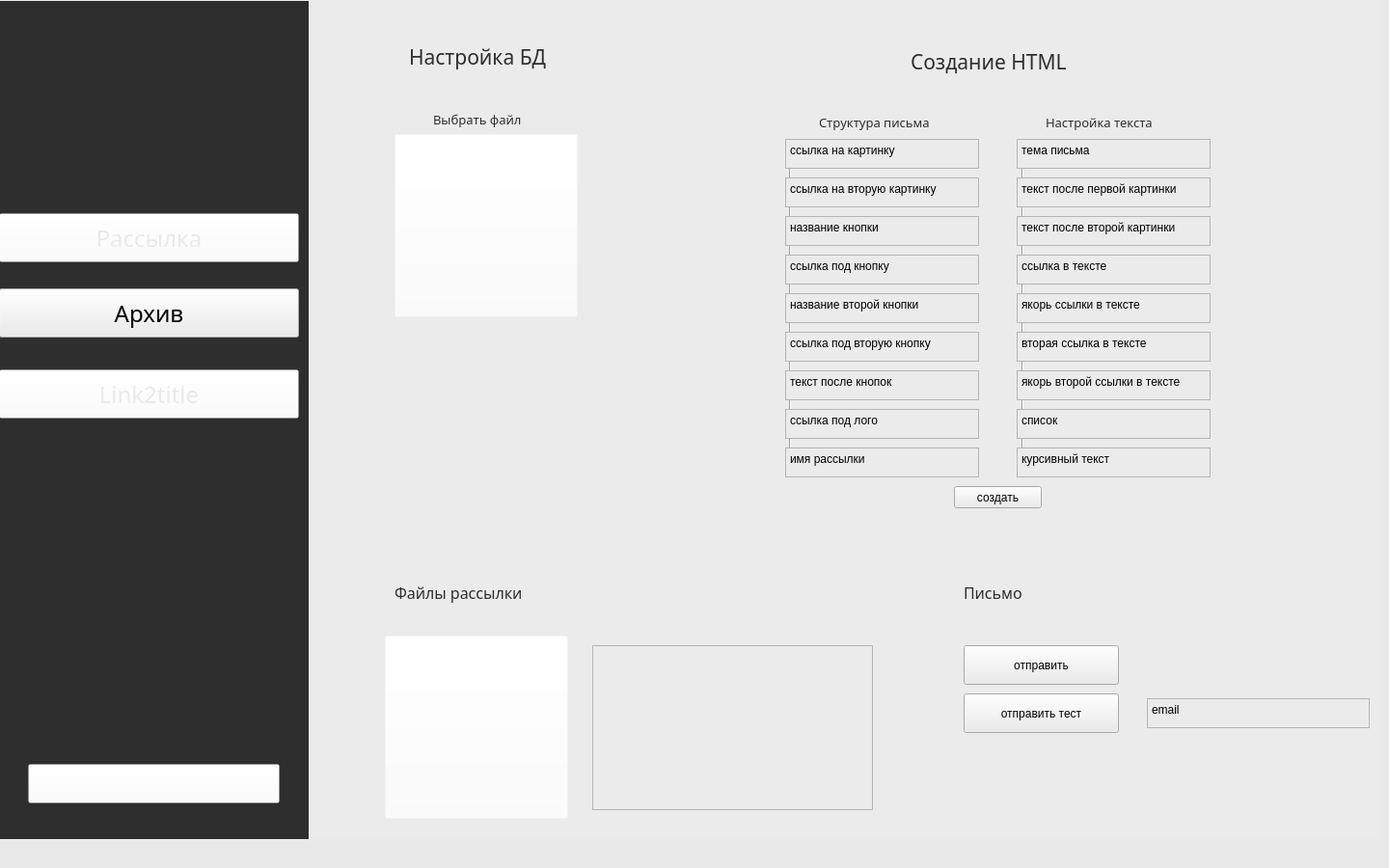
<?xml version="1.0" encoding="UTF-8"?>
<ui version="4.0">
 <class>MainWindow</class>
 <widget class="QMainWindow" name="MainWindow">
  <property name="geometry">
   <rect>
    <x>0</x>
    <y>0</y>
    <width>1440</width>
    <height>900</height>
   </rect>
  </property>
  <property name="sizePolicy">
   <sizepolicy hsizetype="Fixed" vsizetype="Fixed">
    <horstretch>0</horstretch>
    <verstretch>0</verstretch>
   </sizepolicy>
  </property>
  <property name="maximumSize">
   <size>
    <width>2000</width>
    <height>1500</height>
   </size>
  </property>
  <property name="font">
   <font>
    <family>Montserrat Medium</family>
   </font>
  </property>
  <property name="windowTitle">
   <string>1xHelper</string>
  </property>
  <property name="autoFillBackground">
   <bool>false</bool>
  </property>
  <property name="styleSheet">
   <string notr="true">background-color: rgb(233, 233, 233)</string>
  </property>
  <widget class="QWidget" name="centralwidget">
   <property name="autoFillBackground">
    <bool>false</bool>
   </property>
   <property name="styleSheet">
    <string notr="true"/>
   </property>
   <widget class="QStackedWidget" name="stackedWidget">
    <property name="geometry">
     <rect>
      <x>-1</x>
      <y>-1</y>
      <width>1431</width>
      <height>871</height>
     </rect>
    </property>
    <property name="styleSheet">
     <string notr="true"> background-color: rgb(235, 235, 235)</string>
    </property>
    <property name="currentIndex">
     <number>0</number>
    </property>
    <widget class="QWidget" name="page_1">
     <widget class="QLabel" name="label_5_bdset">
      <property name="geometry">
       <rect>
        <x>425</x>
        <y>35</y>
        <width>181</width>
        <height>50</height>
       </rect>
      </property>
      <property name="font">
       <font>
        <family>Montserrat SemiBold</family>
        <pointsize>16</pointsize>
       </font>
      </property>
      <property name="styleSheet">
       <string notr="true">color: rgb(46, 46, 46)</string>
      </property>
      <property name="text">
       <string>Настройка БД</string>
      </property>
      <property name="alignment">
       <set>Qt::AlignLeading|Qt::AlignLeft|Qt::AlignVCenter</set>
      </property>
     </widget>
     <widget class="QLabel" name="label_14">
      <property name="geometry">
       <rect>
        <x>450</x>
        <y>100</y>
        <width>141</width>
        <height>50</height>
       </rect>
      </property>
      <property name="font">
       <font>
        <family>Montserrat SemiBold</family>
        <pointsize>10</pointsize>
       </font>
      </property>
      <property name="styleSheet">
       <string notr="true">color: rgb(46, 46, 46)</string>
      </property>
      <property name="text">
       <string>Выбрать файл</string>
      </property>
      <property name="alignment">
       <set>Qt::AlignLeading|Qt::AlignLeft|Qt::AlignVCenter</set>
      </property>
     </widget>
     <widget class="QLabel" name="label_17">
      <property name="geometry">
       <rect>
        <x>945</x>
        <y>40</y>
        <width>181</width>
        <height>50</height>
       </rect>
      </property>
      <property name="font">
       <font>
        <family>Montserrat SemiBold</family>
        <pointsize>16</pointsize>
       </font>
      </property>
      <property name="styleSheet">
       <string notr="true">color: rgb(46, 46, 46)</string>
      </property>
      <property name="text">
       <string>Создание HTML</string>
      </property>
      <property name="alignment">
       <set>Qt::AlignLeading|Qt::AlignLeft|Qt::AlignVCenter</set>
      </property>
     </widget>
     <widget class="QLabel" name="label_7_letter">
      <property name="geometry">
       <rect>
        <x>1000</x>
        <y>590</y>
        <width>161</width>
        <height>50</height>
       </rect>
      </property>
      <property name="font">
       <font>
        <family>Montserrat SemiBold</family>
        <pointsize>12</pointsize>
       </font>
      </property>
      <property name="styleSheet">
       <string notr="true">color: rgb(46, 46, 46)</string>
      </property>
      <property name="text">
       <string>Письмо</string>
      </property>
      <property name="alignment">
       <set>Qt::AlignLeading|Qt::AlignLeft|Qt::AlignVCenter</set>
      </property>
     </widget>
     <widget class="QLabel" name="label_cross_2">
      <property name="geometry">
       <rect>
        <x>410</x>
        <y>140</y>
        <width>190</width>
        <height>190</height>
       </rect>
      </property>
      <property name="styleSheet">
       <string notr="true">background-color: rgba(255, 255, 255, 0)</string>
      </property>
      <property name="text">
       <string/>
      </property>
      <property name="pixmap">
       <pixmap resource="../1xmailer/venv/Scripts/mailer_resources.qrc">:/logos/cross.png</pixmap>
      </property>
      <property name="alignment">
       <set>Qt::AlignCenter</set>
      </property>
     </widget>
     <widget class="QPushButton" name="pushButton_send">
      <property name="geometry">
       <rect>
        <x>1000</x>
        <y>670</y>
        <width>161</width>
        <height>41</height>
       </rect>
      </property>
      <property name="contextMenuPolicy">
       <enum>Qt::NoContextMenu</enum>
      </property>
      <property name="text">
       <string>отправить</string>
      </property>
     </widget>
     <widget class="QPushButton" name="pushButton_new_bd">
      <property name="geometry">
       <rect>
        <x>410</x>
        <y>140</y>
        <width>190</width>
        <height>190</height>
       </rect>
      </property>
      <property name="styleSheet">
       <string notr="true">color: rgb(233, 233, 233);
background-color: rgba(255, 255, 255, 0);</string>
      </property>
      <property name="text">
       <string/>
      </property>
     </widget>
     <widget class="QLabel" name="label_8">
      <property name="geometry">
       <rect>
        <x>410</x>
        <y>140</y>
        <width>190</width>
        <height>190</height>
       </rect>
      </property>
      <property name="text">
       <string/>
      </property>
      <property name="pixmap">
       <pixmap resource="../1xmailer/venv/Scripts/mailer_resources.qrc">:/logos/rectangle.png</pixmap>
      </property>
     </widget>
     <widget class="QLabel" name="label_15_openhtml">
      <property name="geometry">
       <rect>
        <x>850</x>
        <y>103</y>
        <width>131</width>
        <height>50</height>
       </rect>
      </property>
      <property name="font">
       <font>
        <family>Montserrat SemiBold</family>
        <pointsize>10</pointsize>
       </font>
      </property>
      <property name="styleSheet">
       <string notr="true">color: rgb(46, 46, 46)</string>
      </property>
      <property name="text">
       <string>Структура письма</string>
      </property>
      <property name="alignment">
       <set>Qt::AlignLeading|Qt::AlignLeft|Qt::AlignVCenter</set>
      </property>
     </widget>
     <widget class="QLabel" name="label_18">
      <property name="geometry">
       <rect>
        <x>410</x>
        <y>590</y>
        <width>181</width>
        <height>50</height>
       </rect>
      </property>
      <property name="font">
       <font>
        <family>Montserrat SemiBold</family>
        <pointsize>12</pointsize>
       </font>
      </property>
      <property name="styleSheet">
       <string notr="true">color: rgb(46, 46, 46)</string>
      </property>
      <property name="text">
       <string>Файлы рассылки</string>
      </property>
      <property name="alignment">
       <set>Qt::AlignLeading|Qt::AlignLeft|Qt::AlignVCenter</set>
      </property>
     </widget>
     <widget class="QPushButton" name="pushButton_main_2">
      <property name="geometry">
       <rect>
        <x>0</x>
        <y>222</y>
        <width>311</width>
        <height>51</height>
       </rect>
      </property>
      <property name="font">
       <font>
        <family>Montserrat Medium</family>
        <pointsize>18</pointsize>
       </font>
      </property>
      <property name="contextMenuPolicy">
       <enum>Qt::NoContextMenu</enum>
      </property>
      <property name="styleSheet">
       <string notr="true">color: rgb(233, 233, 233);
background-color: rgba(255, 255, 255, 0);</string>
      </property>
      <property name="text">
       <string>Рассылка</string>
      </property>
     </widget>
     <widget class="QLabel" name="label_23">
      <property name="geometry">
       <rect>
        <x>30</x>
        <y>310</y>
        <width>36</width>
        <height>36</height>
       </rect>
      </property>
      <property name="styleSheet">
       <string notr="true">background-color: rgba(255, 255, 255, 0)</string>
      </property>
      <property name="text">
       <string/>
      </property>
      <property name="pixmap">
       <pixmap resource="../1xmailer/venv/Scripts/mailer_resources.qrc">:/logos/summarize.png</pixmap>
      </property>
     </widget>
     <widget class="QLabel" name="label_24_home">
      <property name="geometry">
       <rect>
        <x>30</x>
        <y>228</y>
        <width>33</width>
        <height>36</height>
       </rect>
      </property>
      <property name="styleSheet">
       <string notr="true">background-color: rgba(255, 255, 255, 0)</string>
      </property>
      <property name="text">
       <string/>
      </property>
      <property name="pixmap">
       <pixmap resource="../1xmailer/venv/Scripts/mailer_resources.qrc">:/logos/home.png</pixmap>
      </property>
      <property name="alignment">
       <set>Qt::AlignCenter</set>
      </property>
     </widget>
     <widget class="QLabel" name="label_2">
      <property name="geometry">
       <rect>
        <x>50</x>
        <y>8</y>
        <width>201</width>
        <height>131</height>
       </rect>
      </property>
      <property name="styleSheet">
       <string notr="true">background-color: rgba(255, 255, 255, 0)</string>
      </property>
      <property name="text">
       <string/>
      </property>
      <property name="pixmap">
       <pixmap resource="../1xmailer/venv/Scripts/mailer_resources.qrc">:/logos/logo.png</pixmap>
      </property>
     </widget>
     <widget class="QPushButton" name="pushButton_archive_2">
      <property name="geometry">
       <rect>
        <x>0</x>
        <y>300</y>
        <width>311</width>
        <height>51</height>
       </rect>
      </property>
      <property name="font">
       <font>
        <family>Montserrat Medium</family>
        <pointsize>18</pointsize>
       </font>
      </property>
      <property name="contextMenuPolicy">
       <enum>Qt::NoContextMenu</enum>
      </property>
      <property name="styleSheet">
       <string notr="true">color: rgb(233, 233, 233);
background-color: rgba(255, 255, 255, 0);

QPushButton::clicked
{
background-color : red;
}</string>
      </property>
      <property name="text">
       <string>Архив</string>
      </property>
     </widget>
     <widget class="QLabel" name="label_25">
      <property name="geometry">
       <rect>
        <x>30</x>
        <y>400</y>
        <width>47</width>
        <height>21</height>
       </rect>
      </property>
      <property name="styleSheet">
       <string notr="true">background-color: rgba(255, 255, 255, 0)</string>
      </property>
      <property name="text">
       <string/>
      </property>
      <property name="pixmap">
       <pixmap resource="../1xmailer/venv/Scripts/mailer_resources.qrc">:/logos/link.png</pixmap>
      </property>
     </widget>
     <widget class="QPushButton" name="pushButton_linktotitle">
      <property name="geometry">
       <rect>
        <x>0</x>
        <y>384</y>
        <width>311</width>
        <height>51</height>
       </rect>
      </property>
      <property name="font">
       <font>
        <family>Montserrat Medium</family>
        <pointsize>18</pointsize>
       </font>
      </property>
      <property name="contextMenuPolicy">
       <enum>Qt::NoContextMenu</enum>
      </property>
      <property name="styleSheet">
       <string notr="true">color: rgb(233, 233, 233);
background-color: rgba(255, 255, 255, 0);</string>
      </property>
      <property name="text">
       <string>Link2title</string>
      </property>
     </widget>
     <widget class="QLabel" name="label_26">
      <property name="geometry">
       <rect>
        <x>0</x>
        <y>188</y>
        <width>321</width>
        <height>91</height>
       </rect>
      </property>
      <property name="styleSheet">
       <string notr="true">background-color: rgba(255, 255, 255, 0)</string>
      </property>
      <property name="text">
       <string/>
      </property>
      <property name="pixmap">
       <pixmap resource="../1xmailer/venv/Scripts/mailer_resources.qrc">:/logos/activeb.png</pixmap>
      </property>
     </widget>
     <widget class="QLabel" name="label_28_back">
      <property name="geometry">
       <rect>
        <x>0</x>
        <y>2</y>
        <width>321</width>
        <height>881</height>
       </rect>
      </property>
      <property name="styleSheet">
       <string notr="true">background-color: rgb(46, 46, 46);
border: none
</string>
      </property>
      <property name="text">
       <string/>
      </property>
     </widget>
     <widget class="QPlainTextEdit" name="plainTextEdit_pics">
      <property name="geometry">
       <rect>
        <x>815</x>
        <y>145</y>
        <width>201</width>
        <height>31</height>
       </rect>
      </property>
      <property name="plainText">
       <string>ссылка на картинку</string>
      </property>
     </widget>
     <widget class="QPlainTextEdit" name="plainTextEdit_button_link">
      <property name="geometry">
       <rect>
        <x>815</x>
        <y>265</y>
        <width>201</width>
        <height>31</height>
       </rect>
      </property>
      <property name="plainText">
       <string>ссылка под кнопку</string>
      </property>
     </widget>
     <widget class="QPlainTextEdit" name="plainTextEdit_logolink">
      <property name="geometry">
       <rect>
        <x>815</x>
        <y>425</y>
        <width>201</width>
        <height>31</height>
       </rect>
      </property>
      <property name="plainText">
       <string>ссылка под лого</string>
      </property>
     </widget>
     <widget class="QPlainTextEdit" name="plainTextEdit_textafter">
      <property name="geometry">
       <rect>
        <x>815</x>
        <y>385</y>
        <width>201</width>
        <height>31</height>
       </rect>
      </property>
      <property name="plainText">
       <string>текст после кнопок</string>
      </property>
     </widget>
     <widget class="QPushButton" name="pushButton_edithtml">
      <property name="geometry">
       <rect>
        <x>990</x>
        <y>505</y>
        <width>91</width>
        <height>23</height>
       </rect>
      </property>
      <property name="text">
       <string>создать</string>
      </property>
     </widget>
     <widget class="QPlainTextEdit" name="plainTextEdit_text">
      <property name="geometry">
       <rect>
        <x>1055</x>
        <y>185</y>
        <width>201</width>
        <height>31</height>
       </rect>
      </property>
      <property name="plainText">
       <string>текст после первой картинки</string>
      </property>
     </widget>
     <widget class="QPlainTextEdit" name="plainTextEdit_theme">
      <property name="geometry">
       <rect>
        <x>1055</x>
        <y>145</y>
        <width>201</width>
        <height>31</height>
       </rect>
      </property>
      <property name="plainText">
       <string>тема письма</string>
      </property>
     </widget>
     <widget class="QPlainTextEdit" name="plainTextEdit_button_name">
      <property name="geometry">
       <rect>
        <x>815</x>
        <y>225</y>
        <width>201</width>
        <height>31</height>
       </rect>
      </property>
      <property name="plainText">
       <string>название кнопки</string>
      </property>
     </widget>
     <widget class="QListWidget" name="listWidget">
      <property name="geometry">
       <rect>
        <x>615</x>
        <y>670</y>
        <width>291</width>
        <height>171</height>
       </rect>
      </property>
     </widget>
     <widget class="QPushButton" name="pushButton_add_to_mail">
      <property name="geometry">
       <rect>
        <x>400</x>
        <y>660</y>
        <width>190</width>
        <height>190</height>
       </rect>
      </property>
      <property name="styleSheet">
       <string notr="true">color: rgb(233, 233, 233);
background-color: rgba(255, 255, 255, 0);</string>
      </property>
      <property name="text">
       <string/>
      </property>
     </widget>
     <widget class="QLabel" name="label_9">
      <property name="geometry">
       <rect>
        <x>400</x>
        <y>660</y>
        <width>190</width>
        <height>190</height>
       </rect>
      </property>
      <property name="text">
       <string/>
      </property>
      <property name="pixmap">
       <pixmap resource="../1xmailer/venv/Scripts/mailer_resources.qrc">:/logos/rectangle.png</pixmap>
      </property>
     </widget>
     <widget class="QLabel" name="label_cross_3">
      <property name="geometry">
       <rect>
        <x>400</x>
        <y>660</y>
        <width>190</width>
        <height>190</height>
       </rect>
      </property>
      <property name="styleSheet">
       <string notr="true">background-color: rgba(255, 255, 255, 0)</string>
      </property>
      <property name="text">
       <string/>
      </property>
      <property name="pixmap">
       <pixmap resource="../1xmailer/venv/Scripts/mailer_resources.qrc">:/logos/cross.png</pixmap>
      </property>
      <property name="alignment">
       <set>Qt::AlignCenter</set>
      </property>
     </widget>
     <widget class="QPlainTextEdit" name="plainTextEdit_mail_name">
      <property name="geometry">
       <rect>
        <x>815</x>
        <y>465</y>
        <width>201</width>
        <height>31</height>
       </rect>
      </property>
      <property name="plainText">
       <string>имя рассылки</string>
      </property>
     </widget>
     <widget class="QPlainTextEdit" name="plainTextEdit_intext_link">
      <property name="geometry">
       <rect>
        <x>1055</x>
        <y>265</y>
        <width>201</width>
        <height>31</height>
       </rect>
      </property>
      <property name="plainText">
       <string>ссылка в тексте</string>
      </property>
     </widget>
     <widget class="QPlainTextEdit" name="plainTextEdit_intext_link_name">
      <property name="geometry">
       <rect>
        <x>1055</x>
        <y>305</y>
        <width>201</width>
        <height>31</height>
       </rect>
      </property>
      <property name="plainText">
       <string>якорь ссылки в тексте</string>
      </property>
     </widget>
     <widget class="QPushButton" name="pushButton_send_test">
      <property name="geometry">
       <rect>
        <x>1000</x>
        <y>720</y>
        <width>161</width>
        <height>41</height>
       </rect>
      </property>
      <property name="contextMenuPolicy">
       <enum>Qt::NoContextMenu</enum>
      </property>
      <property name="text">
       <string>отправить тест</string>
      </property>
     </widget>
     <widget class="QPlainTextEdit" name="plainTextEdit_test_mail">
      <property name="geometry">
       <rect>
        <x>1190</x>
        <y>725</y>
        <width>231</width>
        <height>31</height>
       </rect>
      </property>
      <property name="plainText">
       <string>email</string>
      </property>
     </widget>
     <widget class="QPlainTextEdit" name="plainTextEdit_pics_2">
      <property name="geometry">
       <rect>
        <x>815</x>
        <y>185</y>
        <width>201</width>
        <height>31</height>
       </rect>
      </property>
      <property name="plainText">
       <string>ссылка на вторую картинку</string>
      </property>
     </widget>
     <widget class="QLabel" name="label_15_openhtml_3">
      <property name="geometry">
       <rect>
        <x>1085</x>
        <y>103</y>
        <width>141</width>
        <height>50</height>
       </rect>
      </property>
      <property name="font">
       <font>
        <family>Montserrat SemiBold</family>
        <pointsize>10</pointsize>
       </font>
      </property>
      <property name="styleSheet">
       <string notr="true">color: rgb(46, 46, 46)</string>
      </property>
      <property name="text">
       <string>Настройка текста</string>
      </property>
      <property name="alignment">
       <set>Qt::AlignLeading|Qt::AlignLeft|Qt::AlignVCenter</set>
      </property>
     </widget>
     <widget class="QPlainTextEdit" name="plainTextEdit_intext_link_2">
      <property name="geometry">
       <rect>
        <x>1055</x>
        <y>345</y>
        <width>201</width>
        <height>31</height>
       </rect>
      </property>
      <property name="plainText">
       <string>вторая ссылка в тексте</string>
      </property>
     </widget>
     <widget class="QPlainTextEdit" name="plainTextEdit_intext_link_name_2">
      <property name="geometry">
       <rect>
        <x>1055</x>
        <y>385</y>
        <width>201</width>
        <height>31</height>
       </rect>
      </property>
      <property name="plainText">
       <string>якорь второй ссылки в тексте</string>
      </property>
     </widget>
     <widget class="QPlainTextEdit" name="plainTextEdit_list">
      <property name="geometry">
       <rect>
        <x>1055</x>
        <y>425</y>
        <width>201</width>
        <height>31</height>
       </rect>
      </property>
      <property name="plainText">
       <string>список</string>
      </property>
     </widget>
     <widget class="QPlainTextEdit" name="plainTextEdit_italic">
      <property name="geometry">
       <rect>
        <x>1055</x>
        <y>465</y>
        <width>201</width>
        <height>31</height>
       </rect>
      </property>
      <property name="plainText">
       <string>курсивный текст</string>
      </property>
     </widget>
     <widget class="QPlainTextEdit" name="plainTextEdit_button_link_2">
      <property name="geometry">
       <rect>
        <x>815</x>
        <y>345</y>
        <width>201</width>
        <height>31</height>
       </rect>
      </property>
      <property name="plainText">
       <string>ссылка под вторую кнопку</string>
      </property>
     </widget>
     <widget class="QPlainTextEdit" name="plainTextEdit_button_name_2">
      <property name="geometry">
       <rect>
        <x>815</x>
        <y>305</y>
        <width>201</width>
        <height>31</height>
       </rect>
      </property>
      <property name="plainText">
       <string>название второй кнопки</string>
      </property>
     </widget>
     <widget class="QPlainTextEdit" name="plainTextEdit_text_2">
      <property name="geometry">
       <rect>
        <x>1055</x>
        <y>225</y>
        <width>201</width>
        <height>31</height>
       </rect>
      </property>
      <property name="plainText">
       <string>текст после второй картинки</string>
      </property>
     </widget>
     <widget class="QLabel" name="label">
      <property name="geometry">
       <rect>
        <x>30</x>
        <y>793</y>
        <width>41</width>
        <height>41</height>
       </rect>
      </property>
      <property name="styleSheet">
       <string notr="true">background-color: rgba(255, 255, 255, 0)</string>
      </property>
      <property name="text">
       <string/>
      </property>
      <property name="pixmap">
       <pixmap resource="../1xmailer/venv/Scripts/mailer_resources.qrc">:/logos/btc_push.png</pixmap>
      </property>
     </widget>
     <widget class="QPushButton" name="pushButton_BTC">
      <property name="geometry">
       <rect>
        <x>30</x>
        <y>793</y>
        <width>261</width>
        <height>41</height>
       </rect>
      </property>
      <property name="styleSheet">
       <string notr="true">background-color: rgba(255, 255, 255, 0)</string>
      </property>
      <property name="text">
       <string/>
      </property>
     </widget>
     <widget class="QPlainTextEdit" name="plainTextEdit_BTC">
      <property name="geometry">
       <rect>
        <x>100</x>
        <y>790</y>
        <width>151</width>
        <height>41</height>
       </rect>
      </property>
      <property name="font">
       <font>
        <family>Montserrat Medium</family>
        <pointsize>12</pointsize>
       </font>
      </property>
      <property name="styleSheet">
       <string notr="true">background-color: rgba(255, 255, 255, 0);
color:  rgb(233, 233, 233);
border: none;
margin-top: 5px</string>
      </property>
      <property name="plainText">
       <string>update</string>
      </property>
     </widget>
     <widget class="Line" name="line">
      <property name="geometry">
       <rect>
        <x>810</x>
        <y>150</y>
        <width>20</width>
        <height>341</height>
       </rect>
      </property>
      <property name="orientation">
       <enum>Qt::Vertical</enum>
      </property>
     </widget>
     <widget class="Line" name="line_2">
      <property name="geometry">
       <rect>
        <x>1051</x>
        <y>150</y>
        <width>20</width>
        <height>341</height>
       </rect>
      </property>
      <property name="orientation">
       <enum>Qt::Vertical</enum>
      </property>
     </widget>
     <zorder>line_2</zorder>
     <zorder>line</zorder>
     <zorder>label_9</zorder>
     <zorder>label_15_openhtml</zorder>
     <zorder>label_28_back</zorder>
     <zorder>label_26</zorder>
     <zorder>label_5_bdset</zorder>
     <zorder>label_14</zorder>
     <zorder>label_17</zorder>
     <zorder>label_7_letter</zorder>
     <zorder>pushButton_send</zorder>
     <zorder>label_8</zorder>
     <zorder>label_cross_2</zorder>
     <zorder>label_18</zorder>
     <zorder>pushButton_main_2</zorder>
     <zorder>label_23</zorder>
     <zorder>label_24_home</zorder>
     <zorder>label_2</zorder>
     <zorder>pushButton_archive_2</zorder>
     <zorder>label_25</zorder>
     <zorder>pushButton_linktotitle</zorder>
     <zorder>pushButton_new_bd</zorder>
     <zorder>plainTextEdit_pics</zorder>
     <zorder>plainTextEdit_button_link</zorder>
     <zorder>plainTextEdit_logolink</zorder>
     <zorder>plainTextEdit_textafter</zorder>
     <zorder>pushButton_edithtml</zorder>
     <zorder>plainTextEdit_text</zorder>
     <zorder>plainTextEdit_button_name</zorder>
     <zorder>listWidget</zorder>
     <zorder>label_cross_3</zorder>
     <zorder>pushButton_add_to_mail</zorder>
     <zorder>plainTextEdit_mail_name</zorder>
     <zorder>plainTextEdit_intext_link_name</zorder>
     <zorder>pushButton_send_test</zorder>
     <zorder>plainTextEdit_test_mail</zorder>
     <zorder>plainTextEdit_intext_link</zorder>
     <zorder>plainTextEdit_pics_2</zorder>
     <zorder>label_15_openhtml_3</zorder>
     <zorder>plainTextEdit_theme</zorder>
     <zorder>plainTextEdit_intext_link_2</zorder>
     <zorder>plainTextEdit_intext_link_name_2</zorder>
     <zorder>plainTextEdit_list</zorder>
     <zorder>plainTextEdit_italic</zorder>
     <zorder>plainTextEdit_button_link_2</zorder>
     <zorder>plainTextEdit_button_name_2</zorder>
     <zorder>plainTextEdit_text_2</zorder>
     <zorder>label</zorder>
     <zorder>plainTextEdit_BTC</zorder>
     <zorder>pushButton_BTC</zorder>
    </widget>
    <widget class="QWidget" name="page_2">
     <widget class="QTextEdit" name="textEdit_2">
      <property name="geometry">
       <rect>
        <x>310</x>
        <y>250</y>
        <width>104</width>
        <height>71</height>
       </rect>
      </property>
      <property name="html">
       <string>&lt;!DOCTYPE HTML PUBLIC &quot;-//W3C//DTD HTML 4.0//EN&quot; &quot;http://www.w3.org/TR/REC-html40/strict.dtd&quot;&gt;
&lt;html&gt;&lt;head&gt;&lt;meta name=&quot;qrichtext&quot; content=&quot;1&quot; /&gt;&lt;style type=&quot;text/css&quot;&gt;
p, li { white-space: pre-wrap; }
&lt;/style&gt;&lt;/head&gt;&lt;body style=&quot; font-family:'MS Shell Dlg 2'; font-size:8.25pt; font-weight:400; font-style:normal;&quot;&gt;
&lt;p style=&quot; margin-top:0px; margin-bottom:0px; margin-left:0px; margin-right:0px; -qt-block-indent:0; text-indent:0px;&quot;&gt;page 2&lt;/p&gt;&lt;/body&gt;&lt;/html&gt;</string>
      </property>
     </widget>
    </widget>
    <widget class="QWidget" name="page_3">
     <widget class="QLabel" name="label_19">
      <property name="geometry">
       <rect>
        <x>410</x>
        <y>35</y>
        <width>681</width>
        <height>50</height>
       </rect>
      </property>
      <property name="font">
       <font>
        <family>Montserrat SemiBold</family>
        <pointsize>20</pointsize>
       </font>
      </property>
      <property name="styleSheet">
       <string notr="true">color: rgb(46, 46, 46)</string>
      </property>
      <property name="text">
       <string>Конвертировать ссылку в заголовок + рефку</string>
      </property>
      <property name="alignment">
       <set>Qt::AlignLeading|Qt::AlignLeft|Qt::AlignVCenter</set>
      </property>
     </widget>
     <widget class="QPlainTextEdit" name="plainTextEdit_in">
      <property name="geometry">
       <rect>
        <x>410</x>
        <y>155</y>
        <width>531</width>
        <height>71</height>
       </rect>
      </property>
     </widget>
     <widget class="QLabel" name="label_20">
      <property name="geometry">
       <rect>
        <x>410</x>
        <y>115</y>
        <width>161</width>
        <height>31</height>
       </rect>
      </property>
      <property name="font">
       <font>
        <family>Montserrat SemiBold</family>
        <pointsize>12</pointsize>
       </font>
      </property>
      <property name="styleSheet">
       <string notr="true">color: rgb(46, 46, 46)</string>
      </property>
      <property name="text">
       <string>Вставить ссылку</string>
      </property>
      <property name="alignment">
       <set>Qt::AlignLeading|Qt::AlignLeft|Qt::AlignVCenter</set>
      </property>
     </widget>
     <widget class="QLabel" name="label_21">
      <property name="geometry">
       <rect>
        <x>410</x>
        <y>255</y>
        <width>161</width>
        <height>31</height>
       </rect>
      </property>
      <property name="font">
       <font>
        <family>Montserrat SemiBold</family>
        <pointsize>12</pointsize>
       </font>
      </property>
      <property name="styleSheet">
       <string notr="true">color: rgb(46, 46, 46)</string>
      </property>
      <property name="text">
       <string>Заголовок</string>
      </property>
      <property name="alignment">
       <set>Qt::AlignLeading|Qt::AlignLeft|Qt::AlignVCenter</set>
      </property>
     </widget>
     <widget class="QLabel" name="label_22">
      <property name="geometry">
       <rect>
        <x>410</x>
        <y>395</y>
        <width>161</width>
        <height>31</height>
       </rect>
      </property>
      <property name="font">
       <font>
        <family>Montserrat SemiBold</family>
        <pointsize>12</pointsize>
       </font>
      </property>
      <property name="styleSheet">
       <string notr="true">color: rgb(46, 46, 46)</string>
      </property>
      <property name="text">
       <string>Рефка</string>
      </property>
      <property name="alignment">
       <set>Qt::AlignLeading|Qt::AlignLeft|Qt::AlignVCenter</set>
      </property>
     </widget>
     <widget class="QPushButton" name="pushButton_copytitle">
      <property name="geometry">
       <rect>
        <x>866</x>
        <y>375</y>
        <width>75</width>
        <height>23</height>
       </rect>
      </property>
      <property name="text">
       <string>Копировать</string>
      </property>
     </widget>
     <widget class="QPushButton" name="pushButton_copylink">
      <property name="geometry">
       <rect>
        <x>866</x>
        <y>515</y>
        <width>75</width>
        <height>23</height>
       </rect>
      </property>
      <property name="text">
       <string>Копировать</string>
      </property>
     </widget>
     <widget class="QLabel" name="label_28_back_3">
      <property name="geometry">
       <rect>
        <x>0</x>
        <y>2</y>
        <width>321</width>
        <height>881</height>
       </rect>
      </property>
      <property name="styleSheet">
       <string notr="true">background-color: rgb(46, 46, 46);
border: none
</string>
      </property>
      <property name="text">
       <string/>
      </property>
     </widget>
     <widget class="QLabel" name="label_24_home_3">
      <property name="geometry">
       <rect>
        <x>30</x>
        <y>228</y>
        <width>33</width>
        <height>36</height>
       </rect>
      </property>
      <property name="styleSheet">
       <string notr="true">background-color: rgba(255, 255, 255, 0)</string>
      </property>
      <property name="text">
       <string/>
      </property>
      <property name="pixmap">
       <pixmap resource="../1xmailer/venv/Scripts/mailer_resources.qrc">:/logos/home.png</pixmap>
      </property>
      <property name="alignment">
       <set>Qt::AlignCenter</set>
      </property>
     </widget>
     <widget class="QLabel" name="label_4">
      <property name="geometry">
       <rect>
        <x>50</x>
        <y>8</y>
        <width>201</width>
        <height>131</height>
       </rect>
      </property>
      <property name="styleSheet">
       <string notr="true">background-color: rgba(255, 255, 255, 0)</string>
      </property>
      <property name="text">
       <string/>
      </property>
      <property name="pixmap">
       <pixmap resource="../1xmailer/venv/Scripts/mailer_resources.qrc">:/logos/logo.png</pixmap>
      </property>
     </widget>
     <widget class="QLabel" name="label_33">
      <property name="geometry">
       <rect>
        <x>30</x>
        <y>400</y>
        <width>47</width>
        <height>21</height>
       </rect>
      </property>
      <property name="styleSheet">
       <string notr="true">background-color: rgba(255, 255, 255, 0)</string>
      </property>
      <property name="text">
       <string/>
      </property>
      <property name="pixmap">
       <pixmap resource="../1xmailer/venv/Scripts/mailer_resources.qrc">:/logos/link.png</pixmap>
      </property>
     </widget>
     <widget class="QLabel" name="label_32">
      <property name="geometry">
       <rect>
        <x>0</x>
        <y>352</y>
        <width>321</width>
        <height>91</height>
       </rect>
      </property>
      <property name="styleSheet">
       <string notr="true">background-color: rgba(255, 255, 255, 0)</string>
      </property>
      <property name="text">
       <string/>
      </property>
      <property name="pixmap">
       <pixmap resource="../1xmailer/venv/Scripts/mailer_resources.qrc">:/logos/activeb.png</pixmap>
      </property>
     </widget>
     <widget class="QLabel" name="label_31_archive_3">
      <property name="geometry">
       <rect>
        <x>30</x>
        <y>310</y>
        <width>36</width>
        <height>36</height>
       </rect>
      </property>
      <property name="styleSheet">
       <string notr="true">background-color: rgba(255, 255, 255, 0)</string>
      </property>
      <property name="text">
       <string/>
      </property>
      <property name="pixmap">
       <pixmap resource="../1xmailer/venv/Scripts/mailer_resources.qrc">:/logos/summarize.png</pixmap>
      </property>
     </widget>
     <widget class="QPushButton" name="pushButton_home_3">
      <property name="geometry">
       <rect>
        <x>0</x>
        <y>222</y>
        <width>311</width>
        <height>51</height>
       </rect>
      </property>
      <property name="font">
       <font>
        <family>Montserrat Medium</family>
        <pointsize>18</pointsize>
       </font>
      </property>
      <property name="styleSheet">
       <string notr="true">color: rgb(233, 233, 233);
background-color: rgba(255, 255, 255, 0);</string>
      </property>
      <property name="text">
       <string>Рассылка</string>
      </property>
     </widget>
     <widget class="QPushButton" name="pushButton_4">
      <property name="geometry">
       <rect>
        <x>0</x>
        <y>384</y>
        <width>311</width>
        <height>51</height>
       </rect>
      </property>
      <property name="font">
       <font>
        <family>Montserrat Medium</family>
        <pointsize>18</pointsize>
       </font>
      </property>
      <property name="styleSheet">
       <string notr="true">color: rgb(233, 233, 233);
background-color: rgba(255, 255, 255, 0);</string>
      </property>
      <property name="text">
       <string>Link2title</string>
      </property>
     </widget>
     <widget class="QPushButton" name="pushButton_5">
      <property name="geometry">
       <rect>
        <x>0</x>
        <y>300</y>
        <width>311</width>
        <height>51</height>
       </rect>
      </property>
      <property name="font">
       <font>
        <family>Montserrat Medium</family>
        <pointsize>18</pointsize>
       </font>
      </property>
      <property name="styleSheet">
       <string notr="true">color: rgb(233, 233, 233);
background-color: rgba(255, 255, 255, 0);</string>
      </property>
      <property name="text">
       <string>Архив</string>
      </property>
     </widget>
     <widget class="QPushButton" name="pushButton_insterlink">
      <property name="geometry">
       <rect>
        <x>866</x>
        <y>235</y>
        <width>75</width>
        <height>23</height>
       </rect>
      </property>
      <property name="text">
       <string>Ок</string>
      </property>
     </widget>
     <widget class="QTextBrowser" name="textBrowser_title">
      <property name="geometry">
       <rect>
        <x>410</x>
        <y>295</y>
        <width>531</width>
        <height>70</height>
       </rect>
      </property>
      <property name="html">
       <string>&lt;!DOCTYPE HTML PUBLIC &quot;-//W3C//DTD HTML 4.0//EN&quot; &quot;http://www.w3.org/TR/REC-html40/strict.dtd&quot;&gt;
&lt;html&gt;&lt;head&gt;&lt;meta name=&quot;qrichtext&quot; content=&quot;1&quot; /&gt;&lt;style type=&quot;text/css&quot;&gt;
p, li { white-space: pre-wrap; }
&lt;/style&gt;&lt;/head&gt;&lt;body style=&quot; font-family:'MS Shell Dlg 2'; font-size:8.25pt; font-weight:400; font-style:normal;&quot;&gt;
&lt;p style=&quot;-qt-paragraph-type:empty; margin-top:0px; margin-bottom:0px; margin-left:0px; margin-right:0px; -qt-block-indent:0; text-indent:0px;&quot;&gt;&lt;br /&gt;&lt;/p&gt;&lt;/body&gt;&lt;/html&gt;</string>
      </property>
     </widget>
     <widget class="QTextBrowser" name="textBrowser_link">
      <property name="geometry">
       <rect>
        <x>410</x>
        <y>435</y>
        <width>531</width>
        <height>70</height>
       </rect>
      </property>
      <property name="html">
       <string>&lt;!DOCTYPE HTML PUBLIC &quot;-//W3C//DTD HTML 4.0//EN&quot; &quot;http://www.w3.org/TR/REC-html40/strict.dtd&quot;&gt;
&lt;html&gt;&lt;head&gt;&lt;meta name=&quot;qrichtext&quot; content=&quot;1&quot; /&gt;&lt;style type=&quot;text/css&quot;&gt;
p, li { white-space: pre-wrap; }
&lt;/style&gt;&lt;/head&gt;&lt;body style=&quot; font-family:'MS Shell Dlg 2'; font-size:8.25pt; font-weight:400; font-style:normal;&quot;&gt;
&lt;p style=&quot;-qt-paragraph-type:empty; margin-top:0px; margin-bottom:0px; margin-left:0px; margin-right:0px; -qt-block-indent:0; text-indent:0px;&quot;&gt;&lt;br /&gt;&lt;/p&gt;&lt;/body&gt;&lt;/html&gt;</string>
      </property>
     </widget>
     <zorder>label_28_back_3</zorder>
     <zorder>label_19</zorder>
     <zorder>plainTextEdit_in</zorder>
     <zorder>label_20</zorder>
     <zorder>label_21</zorder>
     <zorder>label_22</zorder>
     <zorder>pushButton_copytitle</zorder>
     <zorder>pushButton_copylink</zorder>
     <zorder>label_4</zorder>
     <zorder>label_32</zorder>
     <zorder>label_31_archive_3</zorder>
     <zorder>label_24_home_3</zorder>
     <zorder>pushButton_home_3</zorder>
     <zorder>pushButton_4</zorder>
     <zorder>label_33</zorder>
     <zorder>pushButton_5</zorder>
     <zorder>pushButton_insterlink</zorder>
     <zorder>textBrowser_title</zorder>
     <zorder>textBrowser_link</zorder>
    </widget>
   </widget>
  </widget>
  <widget class="QMenuBar" name="menubar">
   <property name="geometry">
    <rect>
     <x>0</x>
     <y>0</y>
     <width>1440</width>
     <height>21</height>
    </rect>
   </property>
  </widget>
  <widget class="QStatusBar" name="statusbar"/>
 </widget>
 <resources>
  <include location="../1xmailer/venv/Scripts/mailer_resources.qrc"/>
 </resources>
 <connections/>
</ui>
